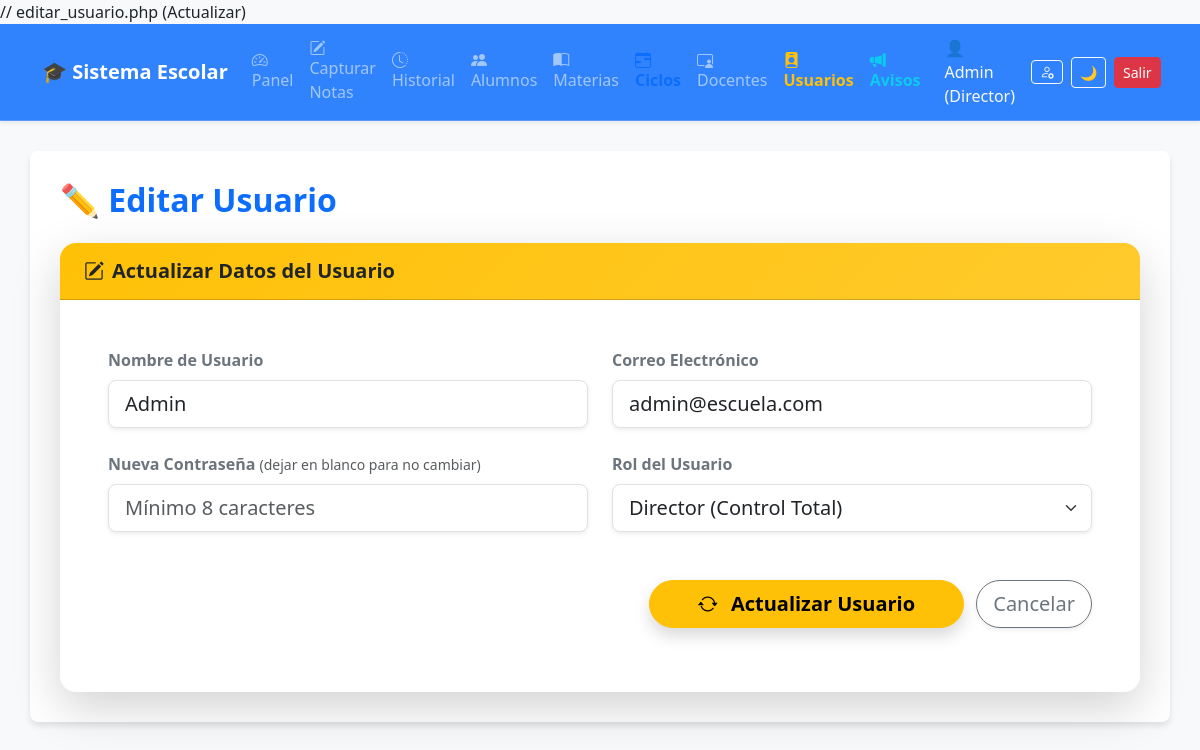
Page /usuarios/editar_usuario.php?id=1 (signed in) on the committed database.
### tables this page shows
CREATE TABLE IF NOT EXISTS `usuarios` (
    `id_usuario` int NOT NULL AUTO_INCREMENT,
    `nombre` varchar(100) NOT NULL,
    `correo` varchar(100) NOT NULL,
    `password` varchar(255) NOT NULL,
    `rol` enum(
        'Director',
        'Cobranza',
        'Coordinador',
        'Docente'
    ) NOT NULL,
    PRIMARY KEY (`id_usuario`),
    UNIQUE KEY `correo` (`correo`)
);

### usuarios/editar_usuario.php (the view, shortened to what this page needs)
<?php
include '../includes/conexion.php';
include '../includes/header.php';
if (isset($_GET['id'])) {
    $id = intval($_GET['id']);
    $resultado = $conexion->query("SELECT * FROM usuarios WHERE id_usuario = $id");
    $usuario = $resultado->fetch_assoc();
}
?>
<link rel="stylesheet" href="../assets/css/components.css">
<div class="d-flex justify-content-between align-items-center mb-4 animate-fade-in" style="animation-delay: 0.1s;">
    <h2 class="text-primary m-0 fw-bold">✏️ Editar Usuario</h2>
</div>
<div class="card shadow-lg border-0 rounded-4 overflow-hidden animate-fade-in" style="animation-delay: 0.2s;">
    <div class="card-header bg-warning text-dark px-4 py-3" style="background: linear-gradient(135deg, #ffc107 0%, #ffca2c 100%);">
        <h5 class="m-0 fw-bold"><i class="bi bi-pencil-square me-2"></i>Actualizar Datos del Usuario</h5>
    </div>
    <div class="card-body p-4 p-md-5">
        <form action="editar_usuario.php" method="POST">
            <div class="row g-4 mb-4">
                <div class="col-md-6">
                    <label class="form-label fw-bold text-secondary">Nombre de Usuario</label>
                    <input type="text" name="nombre" class="form-control form-control-lg shadow-sm" value="<?php echo htmlspecialchars($usuario['nombre']); ?>" required>
                </div>
                <div class="col-md-6">
                    <label class="form-label fw-bold text-secondary">Correo Electrónico</label>
                    <input type="email" name="correo" class="form-control form-control-lg shadow-sm" value="<?php echo htmlspecialchars($usuario['correo']); ?>" required>
                </div>
            </div>
            <div class="row g-4 mb-4">
                <div class="col-md-6">
                    <label class="form-label fw-bold text-secondary">Nueva Contraseña <small class="text-muted fw-normal">(dejar en blanco para no cambiar)</small></label>
                    <input type="password" name="password" class="form-control form-control-lg shadow-sm" placeholder="Mínimo 8 caracteres">
                </div>
                <div class="col-md-6">
                    <label class="form-label fw-bold text-secondary">Rol del Usuario</label>
                    <select name="rol" class="form-select form-select-lg shadow-sm" required>
                        <option value="Director" <?php if ($usuario['rol'] == 'Director')
    echo 'selected'; ?>>Director (Control Total)</option>
                    </select>
                </div>
            </div>
            <div class="mt-5 text-end">
                <button type="submit" class="btn btn-warning btn-lg px-5 rounded-pill shadow fw-bold">
                    <i class="bi bi-arrow-repeat me-2"></i> Actualizar Usuario
                </button>
                <a href="usuarios.php" class="btn btn-outline-secondary btn-lg ms-2 rounded-pill shadow-sm">Cancelar</a>
            </div>
        </form>
    </div>
</div>
</div>
</body>
</html>

### assets/css/main.css (style rules this page uses)
body { animation: fadeInPage 0.4s cubic-bezier(0.16, 1, 0.3, 1) forwards; opacity: 0; }
.card, .btn { transition: transform 0.25s cubic-bezier(0.16, 1, 0.3, 1), box-shadow 0.25s cubic-bezier(0.16, 1, 0.3, 1) !important; }
[data-bs-theme="light"] body { background-color: #f8f9fa; }

### assets/css/components.css (style rules this page uses)
.animate-fade-in { opacity: 0; animation: fadeInUp 0.6s cubic-bezier(0.16, 1, 0.3, 1) forwards; }

### rows in the picture
usuarios: nombre "Admin", correo "admin@escuela.com", rol "Director (Control Total)"

### other values in the picture
$_SESSION['nombre'] "Admin"
$_SESSION['rol'] "Director"
